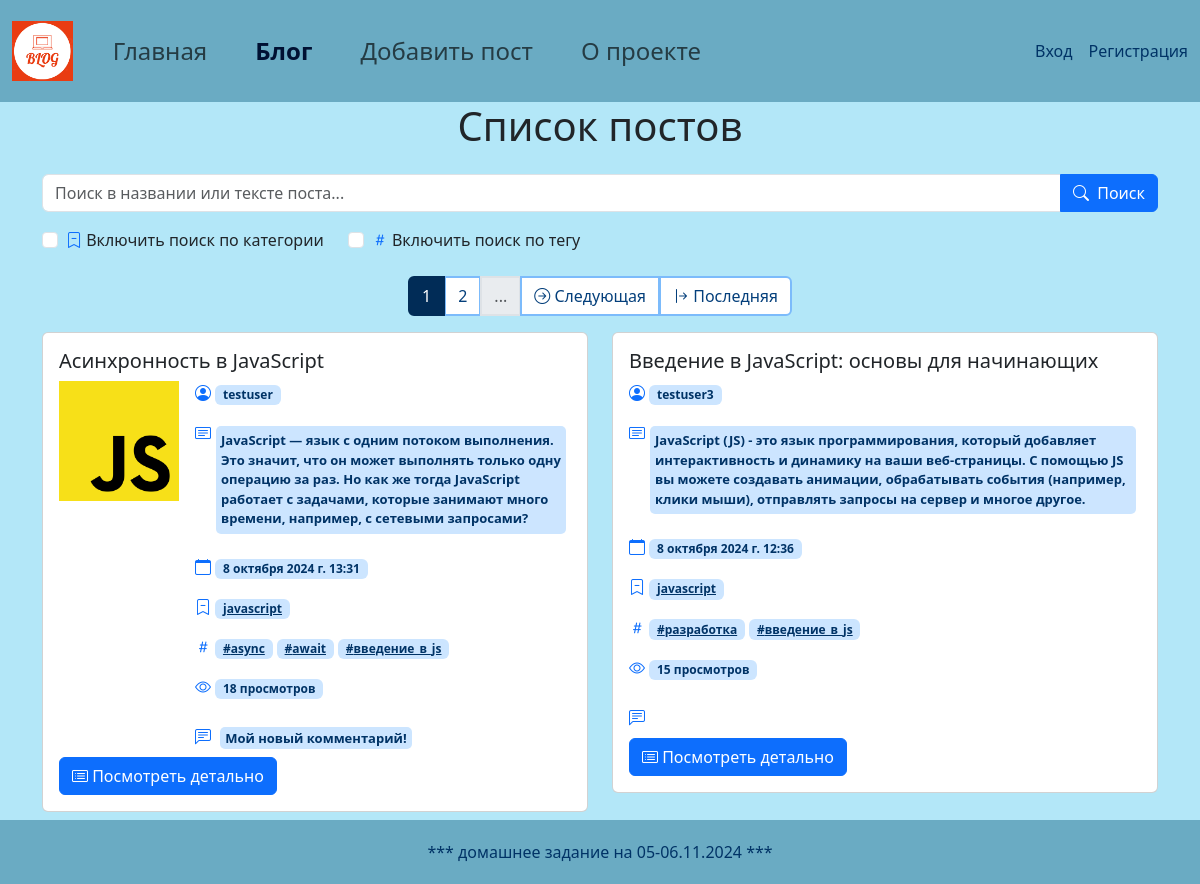
Screenshot of /blog/ with the database file from the repository.
### blog_app/models.py (models this page shows, shortened)
class Post(models.Model):
    STATUS_CHOICES = (
        ('published', 'Опубликовано'),
        ('draft', 'Черновик'),
    )
    title = models.CharField(max_length=200, unique=True, verbose_name='Заголовок')
    text = models.TextField(verbose_name='Текст')
    slug = models.SlugField(unique=True, verbose_name='Адрес страницы')
    author = models.ForeignKey(get_user_model(), related_name='posts', on_delete=models.CASCADE, verbose_name='Автор')
    category = models.ForeignKey('Category', on_delete=models.CASCADE, related_name='posts', null=True, default=None, verbose_name='Категория')
    tags = models.ManyToManyField('Tag', related_name='posts', verbose_name='Теги')
    published_date = models.DateTimeField(auto_now_add=True, verbose_name='Дата создания')
    updated_date = models.DateTimeField(auto_now=True, verbose_name='Дата обновления')
    views = models.IntegerField(default=0, verbose_name='Просмотры')
    cover_image = models.ImageField(upload_to='post_covers/', blank=True, null=True, verbose_name='Картинка')
    status = models.CharField(max_length=10, choices=STATUS_CHOICES, default='draft', verbose_name='Статус')
    class Meta:
        verbose_name = "Пост"
        verbose_name_plural = "Посты"

class Category(models.Model):
    name = models.CharField(max_length=200, unique=True, verbose_name='Категория')
    slug = models.SlugField(unique=True, verbose_name='Адрес страницы')
    class Meta:
        verbose_name = "Категория"
        verbose_name_plural = "Категории"

class Tag(models.Model):
    name = models.CharField(max_length=100, unique=True, verbose_name='Тег')
    slug = models.SlugField(unique=True, verbose_name='Адрес страницы')
    class Meta:
        verbose_name = "Тег"
        verbose_name_plural = "Теги"

class Comment(models.Model):
    STATUS_CHOICES = (
        ('approved', 'Опубликован'),
        ('rejected', 'Отклонен'),
        ('unchecked', 'На проверке'),
    )
    author = models.ForeignKey(get_user_model(), on_delete=models.CASCADE, verbose_name='Автор')
    text = models.TextField(verbose_name='Текст')
    status = models.CharField(max_length=10, choices=STATUS_CHOICES, default='unchecked', verbose_name='Статус')
    post = models.ForeignKey('Post', on_delete=models.CASCADE, verbose_name='Пост')
    class Meta:
        verbose_name = "Комментарий"
        verbose_name_plural = "Комментарии"

### users/models.py (models this page shows, shortened)
class User(AbstractUser):
    email = models.EmailField(unique=True, verbose_name='Email')
    photo = models.ImageField(upload_to='users/images/%Y/%m/%d/', blank=True, null=True, verbose_name='Фотография')
    date_birth = models.DateTimeField(blank=True, null=True, verbose_name='Дата рождения')
    github_id = models.CharField(max_length=255, blank=True, null=True)
    vk_id = models.CharField(max_length=255, blank=True, null=True)

### blog_app/views.py (the view, shortened to what this page needs)
# urls.py: path("", BlogCatalogView.as_view(), name="blog_catalog"),
class BlogCatalogView(ListView):
    model = Post
    template_name = 'blog_app/blog.html'
    context_object_name = 'posts'
    paginate_by = 2
    def get_queryset(self):
        queryset = (Post.objects.prefetch_related('tags').
                    select_related('author', 'category').
                    filter(status="published"))
        search_query = unquote(self.request.GET.get("search", ""))
        search_category = self.request.GET.get("search_category")
        search_tag = self.request.GET.get("search_tag")
        queryset = queryset.distinct().order_by("-published_date")
        for post in queryset:
            post.short_text = post.text.split('<!--more-->')[0]
        return queryset
    def get_context_data(self, **kwargs):
        context = super().get_context_data(**kwargs)
        context['menu'] = menu
        context['page_alias'] = 'blog_catalog'
        context['comments'] = (Comment.objects.select_related('author').
                               select_related('post').
                               filter(status='approved'))
        search_query = unquote(self.request.GET.get("search", ""))
        search_category = self.request.GET.get("search_category")
        search_tag = self.request.GET.get("search_tag")
        context['search_query'] = urlencode({
            'search': search_query,
            'search_category': 'on' if search_category else '',
            'search_tag': 'on' if search_tag else ''
        })
        return context

### blog_app/templates/blog_app/blog.html (shortened to what this page needs)
{% extends 'base.html' %}
{% load static %}
{% block styles %}
<link rel="stylesheet" href="{% static 'css/my_style1.css' %}" />
{% endblock %}
{% block content %}
<div class="container">
  <h1 class="text-center mb-4">Список постов</h1>
  {% include 'blog_app/search_form.html' %}
    {% if page_obj.has_other_pages %}
      {% include 'blog_app/pagination_include.html' %}
    {% endif %}
  <div class="row">
    {% for post in posts %}
      <div class="col-md-6">
        {% include 'blog_app/post_preview_include.html' %}
      </div>
      {% if forloop.counter|divisibleby:2 %}
        </div>
        {% endif %}
      {% endfor %}
</div>
{% endblock %}

### blog_app/templates/blog_app/post_preview_include.html
<div class="card mb-2">
    <div class="card-body">
        <h5 class="card-title">{{ post.title }}</h5>
        <div class="d-flex mb-2">
            {% if post.cover_image %}
                <img src="{{ post.cover_image.url }}" alt="Картинка" class="img-fluid me-3" style="max-width: 120px; max-height: 120px;">
            {% endif %}
            <div>
                <p class="card-text fw-bold fs-6"><i class="bi bi-person-circle text-primary"></i>
                    <span class="badge" style="background-color: #cce5ff; color: #003366;">{{ post.author.username }}</span>
                </p>
                <p class="card-text fw-bold fs-6" style="display: flex; align-items: top;">
                    <i class="bi bi-card-text text-primary"></i>
                    <span style="background-color: #cce5ff; color: #003366; border-radius: 5px; padding: 5px; margin: 5px; font-size: 13px">
                        {{ post.short_text }}
                    </span>
                </p>
                <p class="card-text fw-bold fs-6"><i class="bi bi-calendar text-primary"></i>
                    <span class="badge" style="background-color: #cce5ff; color: #003366;">
                        {{ post.published_date }}</span>
                </p>
                <p class="card-text fw-bold fs-6"><i class="bi bi-bookmark-dash text-primary"></i>
                    <span class="badge" style="background-color: #cce5ff; color: #003366;">
                        <a href="{% url 'category_detail' post.category.slug %}"
                           style="color: inherit;">{{ post.category.name }}</a>
                    </span>
                </p>
                <p class="card-text fw-bold fs-6"><i class="bi bi-hash text-primary"></i>
                    {% for tag in post.tags.all %}
                    <span class="badge" style="background-color: #cce5ff; color: #003366;">
                        <a href="{% url 'tag_detail' tag.slug %}"
                           style="color: inherit;">#{{ tag.name }}</a>
                    </span>
                    {% endfor %}
                </p>
                <p class="card-text fw-bold fs-6"><i class="bi bi-eye text-primary"></i>
                    <span class="badge" style="background-color: #cce5ff; color: #003366; margin: 0px 0px 10px 0px;">{{ post.views }}
                    {% with post.views|stringformat:"d" as views %}
                        {% if views|slice:"-1:" == "1" and views|slice:"-2:" != "11" %}
                            просмотр
                        {% elif views|slice:"-1:" in "234" and views|slice:"-2:|-1" != "1" %}
                            просмотра
                        {% else %}
                           просмотров
                        {% endif %}
                    {% endwith %}
                    </span>
                </p>
                <p class="card-text fw-bold fs-6"><i class="bi bi-chat-left-text text-primary"></i>
                    {% for comment in comments %}
                    {% if comment.post.id == post.id %}
                    <span style="background-color: #cce5ff; color: #003366; border-radius: 5px; padding: 2px 5px; margin: 5px; font-size: 13px">
                        {{ comment.text }}
                    </span><br>
                    {% endif %}
                    {% endfor %}
                </p>
            </div>
        </div>
        <a href="{% url 'post_detail' post.slug %}" class="btn btn-primary">
            <i class="bi bi-card-list"></i>
            <span class="d-none d-sm-inline"> Посмотреть детально</span>
        </a>
    </div>
</div>

### static/css/my_style1.css (style rules this page uses)
html, body { height: 100%; margin: 0; display: flex; flex-direction: column; }
body { background-color: #b3e7f8; }

### rows the page displays
Post: title "Асинхронность в JavaScript", cover_image (picture), author.username "testuser", short_text "JavaScript — язык с одним потоком выполнения. Это значит, что он может выполнять только одну операцию за раз. Но как же тогда JavaScript работает с задачами, которые занимают много времени, например, с сетевыми запросами?", published_date "8 октября 2024 г. 13:31", category.name "javascript", views "18"
Tag: name "async"
Tag: name "await"
Tag: name "введение_в_js"
Comment: text "Мой новый комментарий!"
Post: title "Введение в JavaScript: основы для начинающих", author.username "testuser3", short_text "JavaScript (JS) - это язык программирования, который добавляет интерактивность и динамику на ваши веб-страницы. С помощью JS вы можете создавать анимации, обрабатывать события (например, клики мыши), отправлять запросы на сервер и многое другое.", published_date "8 октября 2024 г. 12:36", category.name "javascript", views "15"
Tag: name "разработка"

### other values shown
{{ item.name }} "Главная" "Блог" "Добавить пост" "О проекте"
{{ page_obj.number }} "1"
{{ page_obj.next_page_number }} "2"
